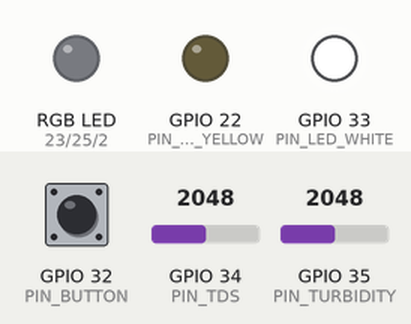
This sketch was run on a simulated ESP32. On the bench: an RGB LED mixed from three pins (HIGH = lit), output pins drawn as LEDs (lit = HIGH). Dashed ring = blinking. The test bench sets the inputs (shaded band); at power-on: GPIO 32 (PIN_BUTTON) HIGH, GPIO 34 (PIN_TDS) = 2048, GPIO 35 (PIN_TURBIDITY) = 2048. WiFi joins after 1.5 s; servers stay silent unless stated; what the sketch prints to the serial monitor is not drawn.

Above: at 2.2 s.
2.3 s: GPIO 32 (PIN_BUTTON) pulled LOW for 0.15 s
At 3.49 s:
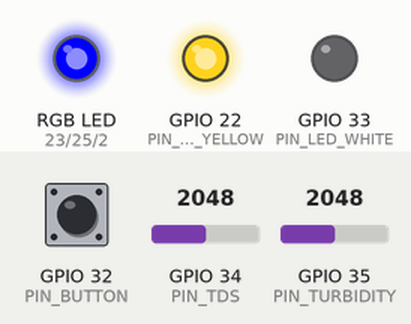
At 14.0 s:
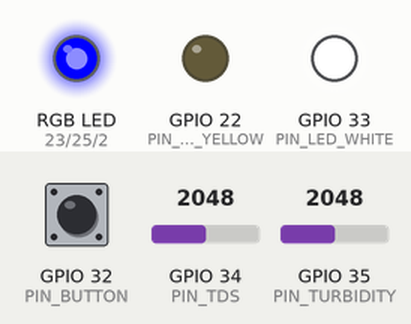
14.3 s: GPIO 32 (PIN_BUTTON) pulled LOW for 1 s
At 14.67 s:
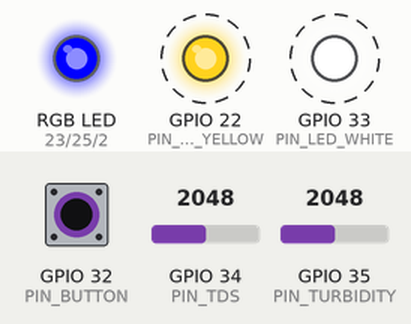
Timing chart, 0 to 23.3 s (numbered marks = the images above; inputs shaded):
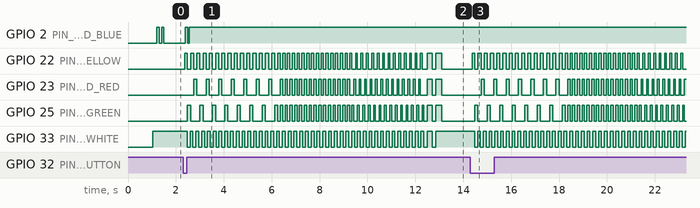

The sketch:

led_button_checker.ino
```cpp
#include <Arduino.h>
#if defined(ESP32)
  #include <WiFi.h>
#elif defined(ESP8266)
  #include <ESP8266WiFi.h>
#endif

/*
  =============================================================================
  ESP32 ALL-IN-ONE HARDWARE & SENSOR CHECKER (WI-FI + LED + BUTTON + TDS + TURB)
  =============================================================================
  Pinout sesuai jalur PCB:
  - LED Merah      : GPIO 23 (D23)
  - LED Kuning     : GPIO 22 (D22)
  - LED Hijau      : GPIO 25 (D25)
  - LED Putih      : GPIO 33 (D33)
  - Push Button    : GPIO 32 (D32) -> Internal INPUT_PULLUP (kaki lain ke GND)
  - Sensor TDS     : GPIO 34 (D34) -> ADC1
  - Sensor Turb    : GPIO 35 (D35) -> ADC1
  - LED Biru       : GPIO 2 (Onboard Blue LED ESP32)

  Logika Status LED:
  1. LED Biru (Indikator Wi-Fi):
     - Belum Konek Wi-Fi: Kedap-kedip 2 kali lalu istirahat (Blink-Blink-Pause).
     - Sudah Konek Wi-Fi: MENYALA TERUS (Solid ON).
  2. LED Putih (Status Sistem):
     - Standby: MENYALA TERUS (Solid ON).
     - Saat Tombol Ditekan (Uji 10 Detik): KEDAP-KEDIP CEPAT.
  3. LED Merah, Kuning, Hijau:
     - Standby: MATI.
     - Saat Tombol Ditekan: Joget asik (Running Chase & Strobo) selama 10 detik.
  4. Stream Wi-Fi TCP (Port 8080):
     - Mengirim JSON pembacaan TDS & Turbidity secara realtime ke laptop (live_viewer.py).
  =============================================================================
*/

// =============================================================================
// KONFIGURASI WI-FI RUMAH
// =============================================================================
const char *WIFI_SSID     = "MyRepublic_C2222847";
const char *WIFI_PASSWORD = "C2222847";
const int SERVER_PORT     = 8080;

WiFiServer server(SERVER_PORT);
WiFiClient client;

// =============================================================================
// KONFIGURASI PIN PCB
// =============================================================================
const int PIN_LED_RED    = 23; // D23
const int PIN_LED_YELLOW = 22; // D22
const int PIN_LED_GREEN  = 25; // D25
const int PIN_LED_WHITE  = 33; // D33
const int PIN_BUTTON     = 32; // D32 (INPUT_PULLUP)
const int PIN_TDS        = 34; // D34 (ADC1)
const int PIN_TURBIDITY  = 35; // D35 (ADC1)
const int PIN_LED_BLUE   = 2;  // Onboard Blue LED (GPIO 2)

const float VREF         = 3.3;
const float ADC_RES      = 4095.0;

// Variabel Animasi Pesta 10 Detik
bool isPartyMode = false;
unsigned long partyStartTime = 0;
const unsigned long PARTY_DURATION_MS = 10000; // 10 Detik

unsigned long lastWhiteBlink = 0;
bool whiteState = false;

unsigned long lastAnimStep = 0;
int animStep = 0;
int lastRemainingSec = -1;

// Timer Baca Sensor (10 Hz = 100 ms)
unsigned long lastSampleTime = 0;
const unsigned long SAMPLE_INTERVAL_MS = 100;
unsigned long sampleId = 0;

float currentTdsPpm = 0.0;
float currentTdsVolt = 0.0;
float currentTurbNtu = 0.0;
float currentTurbVolt = 0.0;

// =============================================================================
// FUNGSI KENDALI LED RGB
// =============================================================================
void setRgb(bool r, bool y, bool g) {
  digitalWrite(PIN_LED_RED, r ? HIGH : LOW);
  digitalWrite(PIN_LED_YELLOW, y ? HIGH : LOW);
  digitalWrite(PIN_LED_GREEN, g ? HIGH : LOW);
}

// =============================================================================
// FUNGSI INDIKATOR LED BIRU (WI-FI STATUS)
// =============================================================================
// Pola: Jika belum konek -> Kedip 2x lalu istirahat (Blink-Blink-Pause).
//       Jika sudah konek -> Solid ON terus menerus.
void updateBlueWifiLed(unsigned long now) {
  if (WiFi.status() == WL_CONNECTED) {
    digitalWrite(PIN_LED_BLUE, HIGH); // Solid ON
  } else {
    // Siklus pola 1200 ms:
    // 0 - 100 ms   : ON
    // 100 - 200 ms : OFF
    // 200 - 300 ms : ON
    // 300 - 1200 ms: OFF (Istirahat / Jeda)
    unsigned long phase = now % 1200;
    if ((phase < 100) || (phase >= 200 && phase < 300)) {
      digitalWrite(PIN_LED_BLUE, HIGH);
    } else {
      digitalWrite(PIN_LED_BLUE, LOW);
    }
  }
}

// =============================================================================
// FUNGSI CEK PUSH BUTTON (DEBOUNCE)
// =============================================================================
bool checkButtonPressed() {
  static unsigned long lastDebounce = 0;
  static int lastBtnState = HIGH;
  static int currentBtnState = HIGH;

  int reading = digitalRead(PIN_BUTTON);
  bool pressed = false;

  if (reading != lastBtnState) {
    lastDebounce = millis();
  }

  if ((millis() - lastDebounce) > 50) {
    if (reading != currentBtnState) {
      currentBtnState = reading;
      if (currentBtnState == LOW) { // Tombol ditekan ke GND
        pressed = true;
      }
    }
  }
  lastBtnState = reading;
  return pressed;
}

// =============================================================================
// FUNGSI BACA SENSOR TDS & TURBIDITY
// =============================================================================
void readSensors() {
  // 1. Baca Sensor TDS (GPIO34)
  int tdsRaw = analogRead(PIN_TDS);
  currentTdsVolt = tdsRaw * (VREF / ADC_RES);
  currentTdsPpm = (133.42 * currentTdsVolt * currentTdsVolt * currentTdsVolt
                  - 255.86 * currentTdsVolt * currentTdsVolt
                  + 857.39 * currentTdsVolt) * 0.5;
  if (currentTdsPpm < 0) currentTdsPpm = 0;

  // 2. Baca Sensor Turbidity (GPIO35)
  int turbRaw = analogRead(PIN_TURBIDITY);
  currentTurbVolt = turbRaw * (VREF / ADC_RES);
  if (currentTurbVolt >= 2.4) {
    currentTurbNtu = 0.0;
  } else {
    currentTurbNtu = (2.4 - currentTurbVolt) * (500.0 / 1.4);
  }
  if (currentTurbNtu < 0) currentTurbNtu = 0;
}

// =============================================================================
// SETUP
// =============================================================================
void setup() {
  Serial.begin(115200);
  delay(1000);

  Serial.println("");
  Serial.println("========================================================");
  Serial.println("   ESP32 CHECKER: WI-FI + LED + BUTTON + TDS + TURBIDITY");
  Serial.println("========================================================");
  Serial.println(" Pin Mapping:");
  Serial.println("   [R] LED Merah   : GPIO 23");
  Serial.println("   [Y] LED Kuning  : GPIO 22");
  Serial.println("   [G] LED Hijau   : GPIO 25");
  Serial.println("   [W] LED Putih   : GPIO 33 (Standby Solid / Blink saat Uji)");
  Serial.println("   [B] LED Biru    : GPIO 2  (Wi-Fi Status)");
  Serial.println("   [BTN] Tombol    : GPIO 32 (INPUT_PULLUP)");
  Serial.println("   [TDS] Sinyal    : GPIO 34 (ADC1)");
  Serial.println("   [TURB] Sinyal   : GPIO 35 (ADC1)");
  Serial.println("--------------------------------------------------------");

  pinMode(PIN_LED_RED, OUTPUT);
  pinMode(PIN_LED_YELLOW, OUTPUT);
  pinMode(PIN_LED_GREEN, OUTPUT);
  pinMode(PIN_LED_WHITE, OUTPUT);
  pinMode(PIN_LED_BLUE, OUTPUT);
  pinMode(PIN_BUTTON, INPUT_PULLUP);

  #if defined(ESP32)
    analogSetAttenuation(ADC_11db); // ADC Range 0 - 3.3V
    pinMode(PIN_TDS, INPUT);
    pinMode(PIN_TURBIDITY, INPUT);
  #endif

  // Initial State LED
  digitalWrite(PIN_LED_WHITE, HIGH); // LED Putih Solid ON
  digitalWrite(PIN_LED_BLUE, LOW);
  setRgb(false, false, false);

  // Inisialisasi Wi-Fi Non-blocking (Background connect)
  Serial.print("[WIFI] Menghubungkan ke: ");
  Serial.println(WIFI_SSID);
  WiFi.mode(WIFI_STA);
  WiFi.begin(WIFI_SSID, WIFI_PASSWORD);

  server.begin();
  Serial.println("[TCP] Server siap di port 8080.");
  Serial.println("[INFO] LED Biru kedip 2x lalu jeda (mencari Wi-Fi).");
  Serial.println("[INFO] LED Putih Solid ON. Tekan Tombol (D32) untuk pesta 10 detik!\n");
}

// =============================================================================
// LOOP
// =============================================================================
void loop() {
  unsigned long now = millis();

  // 1. Update Indikator LED Biru (Status Wi-Fi)
  updateBlueWifiLed(now);

  // 2. Notifikasi saat Wi-Fi pertama kali berhasil terhubung
  static bool wifiAnnounced = false;
  if (WiFi.status() == WL_CONNECTED && !wifiAnnounced) {
    wifiAnnounced = true;
    Serial.println("\n[✓ WIFI TERHUBUNG!]");
    Serial.print(" IP ESP32 : "); Serial.println(WiFi.localIP());
    Serial.println(" LED Biru : MENYALA TERUS (SOLID ON)\n");
  } else if (WiFi.status() != WL_CONNECTED) {
    wifiAnnounced = false;
  }

  // 3. Terima Koneksi Client TCP Laptop (live_viewer.py)
  if (!client || !client.connected()) {
    client = server.available();
  }

  // 4. Cek Tombol Push Button
  if (!isPartyMode && checkButtonPressed()) {
    isPartyMode = true;
    partyStartTime = now;
    animStep = 0;
    lastRemainingSec = -1;

    Serial.println("\n========================================================");
    Serial.println("[RUN] TOMBOL DITEKAN! MEMULAI ANIMASI PESTA 10 DETIK!");
    Serial.println("========================================================");
  }

  // 5. Mode Animasi 10 Detik
  if (isPartyMode) {
    unsigned long elapsed = now - partyStartTime;
    int remainingSec = (int)((PARTY_DURATION_MS - elapsed + 999) / 1000);

    // Cetak Countdown tiap detik
    if (remainingSec != lastRemainingSec && remainingSec >= 0) {
      lastRemainingSec = remainingSec;
      Serial.print("[TIMER 10s] Sisa: ");
      Serial.print(remainingSec);
      Serial.print("s | TDS: ");
      Serial.print(currentTdsPpm, 1);
      Serial.print(" PPM | Turb: ");
      Serial.print(currentTurbNtu, 1);
      Serial.println(" NTU");
    }

    // A. Kedip-kedip LED Putih (Blink 120 ms)
    if (now - lastWhiteBlink >= 120) {
      lastWhiteBlink = now;
      whiteState = !whiteState;
      digitalWrite(PIN_LED_WHITE, whiteState ? HIGH : LOW);
    }

    // B. Joget Asik LED Merah, Kuning, Hijau
    if (elapsed < 4000) {
      // Fase 1: Knight Rider Wave (Merah -> Kuning -> Hijau -> Kuning)
      if (now - lastAnimStep >= 130) {
        lastAnimStep = now;
        animStep = (animStep + 1) % 4;
        switch (animStep) {
          case 0: setRgb(true,  false, false); break;
          case 1: setRgb(false, true,  false); break;
          case 2: setRgb(false, false, true);  break;
          case 3: setRgb(false, true,  false); break;
        }
      }
    } else if (elapsed < 7000) {
      // Fase 2: Strobo Bergantian ([Merah+Hijau] vs [Kuning])
      if (now - lastAnimStep >= 100) {
        lastAnimStep = now;
        animStep = (animStep + 1) % 2;
        if (animStep == 0) setRgb(true, false, true);
        else setRgb(false, true, false);
      }
    } else {
      // Fase 3: Turbo Chase Cepat
      if (now - lastAnimStep >= 75) {
        lastAnimStep = now;
        animStep = (animStep + 1) % 3;
        switch (animStep) {
          case 0: setRgb(true,  false, false); break;
          case 1: setRgb(false, true,  false); break;
          case 2: setRgb(false, false, true);  break;
        }
      }
    }

    // C. Selesai 10 Detik
    if (elapsed >= PARTY_DURATION_MS) {
      isPartyMode = false;

      // Kedip kompak 2x tanda sukses
      setRgb(false, false, false);
      digitalWrite(PIN_LED_WHITE, LOW);
      delay(150);
      setRgb(true, true, true);
      digitalWrite(PIN_LED_WHITE, HIGH);
      delay(200);
      setRgb(false, false, false);
      digitalWrite(PIN_LED_WHITE, LOW);
      delay(150);
      setRgb(true, true, true);
      digitalWrite(PIN_LED_WHITE, HIGH);
      delay(250);

      // Kembali ke Standby
      setRgb(false, false, false);
      digitalWrite(PIN_LED_WHITE, HIGH); // LED Putih kembali solid ON

      Serial.println("\n[OK] Animasi 10 detik tuntas!");
      Serial.println("[STANDBY] LED Putih Solid ON. Siap dipencet lagi!\n");
    }
  } else {
    // Mode Standby
    digitalWrite(PIN_LED_WHITE, HIGH);
    setRgb(false, false, false);
  }

  // 6. Loop Sampling Sensor (10 Hz = 100 ms)
  if (now - lastSampleTime >= SAMPLE_INTERVAL_MS) {
    lastSampleTime = now;
    sampleId++;

    readSensors();

    // Stream JSON via Wi-Fi TCP jika ada client (live_viewer.py)
    if (client && client.connected()) {
      String json = "{";
      json += "\"sample_id\":" + String(sampleId) + ",";
      json += "\"tds_raw\":" + String((int)(currentTdsVolt * ADC_RES / VREF)) + ",";
      json += "\"tds_voltage\":" + String(currentTdsVolt, 3) + ",";
      json += "\"tds_ppm\":" + String(currentTdsPpm, 1) + ",";
      json += "\"turbidity_voltage\":" + String(currentTurbVolt, 3) + ",";
      json += "\"turbidity_ntu\":" + String(currentTurbNtu, 1) + ",";
      json += "\"is_testing\":" + String(isPartyMode ? "true" : "false") + ",";
      json += "\"edge_ai_class\":\"" + String(isPartyMode ? "Testing 10s" : "Standby") + "\"";
      json += "}\n";
      client.print(json);
    }

    // Monitor via Serial setiap 1 detik saat standby
    if (!isPartyMode && (sampleId % 10 == 0)) {
      Serial.print("[LIVE] TDS: ");
      Serial.print(currentTdsPpm, 1);
      Serial.print(" PPM ("); Serial.print(currentTdsVolt, 2); Serial.print("V)");
      Serial.print(" | Turb: ");
      Serial.print(currentTurbNtu, 1);
      Serial.print(" NTU ("); Serial.print(currentTurbVolt, 2); Serial.print("V)");
      Serial.print(" | Wi-Fi: ");
      Serial.println((WiFi.status() == WL_CONNECTED) ? "TERHUBUNG (LED Biru ON)" : "Mencari... (LED Biru Kedip 2x)");
    }
  }
}
```

Measured:
- after the input at 2.3 s, GPIO 22 (PIN_LED_YELLOW): LOW → HIGH after 0.07 s, → LOW 0.11 s later, → HIGH 0.13 s later, → LOW 0.13 s later, … (92 changes in this stretch); GPIO 23 (PIN_LED_RED): LOW → HIGH after 0.44 s, → LOW 0.13 s later, → HIGH 0.39 s later, → LOW 0.13 s later, … (74 changes in this stretch)
- after the input at 14.3 s, GPIO 22 (PIN_LED_YELLOW): alternates HIGH for 0.10 s and LOW for 0.13 s, starting after 0.07 s; GPIO 23 (PIN_LED_RED): goes 7 × (HIGH 0.13 s, LOW 0.39 s), 14 × (HIGH 0.10 s, LOW 0.10 s), 9 × (HIGH 0.10 s, LOW 0.16 s), then HIGH, starting after 0.44 s
